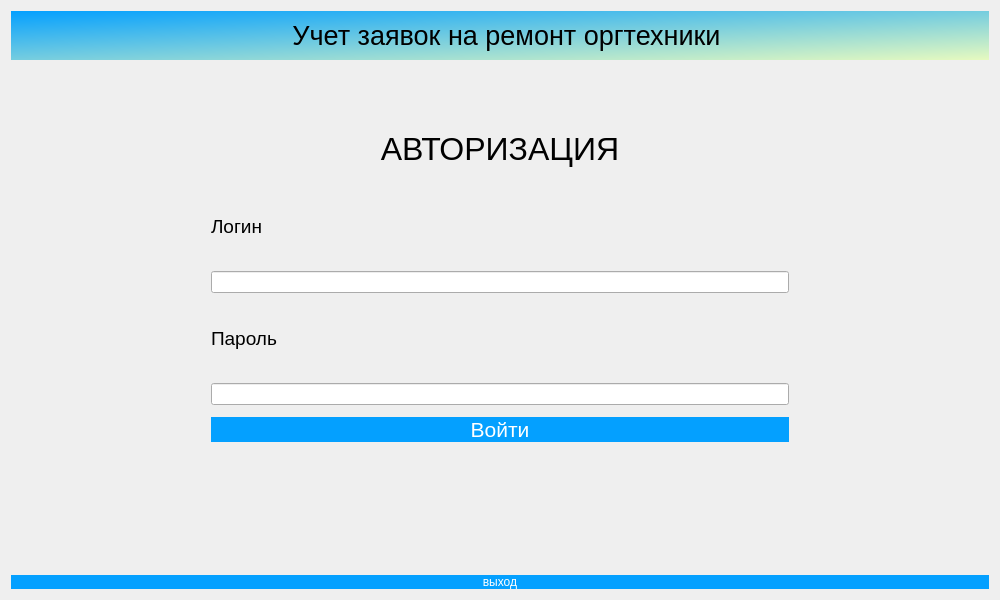
<?xml version="1.0" encoding="UTF-8"?>
<ui version="4.0">
 <class>Dialog</class>
 <widget class="QDialog" name="Dialog">
  <property name="geometry">
   <rect>
    <x>0</x>
    <y>0</y>
    <width>1000</width>
    <height>600</height>
   </rect>
  </property>
  <property name="minimumSize">
   <size>
    <width>1000</width>
    <height>600</height>
   </size>
  </property>
  <property name="windowTitle">
   <string>Учет заявок на ремонт оргтехники</string>
  </property>
  <property name="windowIcon">
   <iconset theme="accessories-dictionary">
    <selectedon> ../media/logo.png</selectedon>
   </iconset>
  </property>
  <property name="toolTipDuration">
   <number>0</number>
  </property>
  <property name="styleSheet">
   <string notr="true">QPushButton {
background-color: rgb(4, 160, 255);
color: rgb(255, 255, 255);
border: 0px;
}
QWidget
{font: &quot;Comic Sans MS&quot;;}
</string>
  </property>
  <property name="sizeGripEnabled">
   <bool>false</bool>
  </property>
  <layout class="QGridLayout" name="gridLayout">
   <item row="0" column="0">
    <widget class="QWidget" name="widget" native="true">
     <property name="styleSheet">
      <string notr="true">QWidget#widget{
background-color: qlineargradient(spread:pad, x1:0, y1:0, x2:1, y2:1, stop:0 rgba(4, 160, 255, 255), stop:1 rgba(231, 250, 191, 255));}

</string>
     </property>
     <layout class="QVBoxLayout" name="verticalLayout_2">
      <item>
       <layout class="QFormLayout" name="formLayout">
        <property name="labelAlignment">
         <set>Qt::AlignCenter</set>
        </property>
        <property name="formAlignment">
         <set>Qt::AlignLeading|Qt::AlignLeft|Qt::AlignVCenter</set>
        </property>
        <item row="0" column="1">
         <widget class="QLabel" name="label_2">
          <property name="font">
           <font>
            <pointsize>20</pointsize>
            <italic>false</italic>
            <bold>false</bold>
           </font>
          </property>
          <property name="text">
           <string>Учет заявок на ремонт оргтехники</string>
          </property>
          <property name="alignment">
           <set>Qt::AlignCenter</set>
          </property>
         </widget>
        </item>
        <item row="0" column="0">
         <widget class="QLabel" name="label">
          <property name="text">
           <string/>
          </property>
          <property name="pixmap">
           <pixmap>media/logo.png</pixmap>
          </property>
         </widget>
        </item>
       </layout>
      </item>
     </layout>
    </widget>
   </item>
   <item row="1" column="0">
    <widget class="QStackedWidget" name="stackedWidget">
     <property name="layoutDirection">
      <enum>Qt::LeftToRight</enum>
     </property>
     <property name="autoFillBackground">
      <bool>false</bool>
     </property>
     <property name="styleSheet">
      <string notr="true"/>
     </property>
     <property name="currentIndex">
      <number>0</number>
     </property>
     <widget class="QWidget" name="Avtorisation">
      <property name="layoutDirection">
       <enum>Qt::LeftToRight</enum>
      </property>
      <layout class="QGridLayout" name="gridLayout_2">
       <property name="leftMargin">
        <number>200</number>
       </property>
       <property name="topMargin">
        <number>50</number>
       </property>
       <property name="rightMargin">
        <number>200</number>
       </property>
       <property name="bottomMargin">
        <number>50</number>
       </property>
       <item row="0" column="0">
        <layout class="QVBoxLayout" name="verticalLayout">
         <property name="spacing">
          <number>12</number>
         </property>
         <item>
          <widget class="QLabel" name="label_3">
           <property name="font">
            <font>
             <pointsize>24</pointsize>
             <italic>false</italic>
             <bold>false</bold>
            </font>
           </property>
           <property name="text">
            <string>АВТОРИЗАЦИЯ</string>
           </property>
           <property name="scaledContents">
            <bool>false</bool>
           </property>
           <property name="alignment">
            <set>Qt::AlignCenter</set>
           </property>
          </widget>
         </item>
         <item>
          <widget class="QLabel" name="label_4">
           <property name="font">
            <font>
             <pointsize>14</pointsize>
             <italic>false</italic>
             <bold>false</bold>
            </font>
           </property>
           <property name="layoutDirection">
            <enum>Qt::LeftToRight</enum>
           </property>
           <property name="autoFillBackground">
            <bool>false</bool>
           </property>
           <property name="text">
            <string>Логин</string>
           </property>
           <property name="alignment">
            <set>Qt::AlignLeading|Qt::AlignLeft|Qt::AlignVCenter</set>
           </property>
          </widget>
         </item>
         <item>
          <widget class="QLineEdit" name="LoginField"/>
         </item>
         <item>
          <widget class="QLabel" name="label_5">
           <property name="font">
            <font>
             <pointsize>14</pointsize>
             <italic>false</italic>
             <bold>false</bold>
            </font>
           </property>
           <property name="text">
            <string>Пароль</string>
           </property>
           <property name="alignment">
            <set>Qt::AlignLeading|Qt::AlignLeft|Qt::AlignVCenter</set>
           </property>
          </widget>
         </item>
         <item>
          <widget class="QLineEdit" name="PasswordField"/>
         </item>
         <item>
          <widget class="QPushButton" name="SignInButton">
           <property name="font">
            <font>
             <pointsize>16</pointsize>
             <italic>false</italic>
             <bold>false</bold>
            </font>
           </property>
           <property name="styleSheet">
            <string notr="true"/>
           </property>
           <property name="text">
            <string>Войти</string>
           </property>
          </widget>
         </item>
         <item>
          <widget class="QLabel" name="ErrorField">
           <property name="font">
            <font>
             <pointsize>14</pointsize>
             <italic>false</italic>
             <bold>false</bold>
            </font>
           </property>
           <property name="styleSheet">
            <string notr="true">color: rgb(255, 0, 0);</string>
           </property>
           <property name="text">
            <string/>
           </property>
           <property name="alignment">
            <set>Qt::AlignCenter</set>
           </property>
          </widget>
         </item>
        </layout>
       </item>
      </layout>
     </widget>
     <widget class="QWidget" name="Zakazchik">
      <widget class="QLabel" name="label_6">
       <property name="geometry">
        <rect>
         <x>490</x>
         <y>190</y>
         <width>66</width>
         <height>18</height>
        </rect>
       </property>
       <property name="text">
        <string>Заказчик</string>
       </property>
      </widget>
      <widget class="QPushButton" name="pushButton">
       <property name="geometry">
        <rect>
         <x>360</x>
         <y>120</y>
         <width>103</width>
         <height>36</height>
        </rect>
       </property>
       <property name="styleSheet">
        <string notr="true">QPushButton#pushButton {background-color: rgb(255,125,150);
border: 5x;}</string>
       </property>
       <property name="text">
        <string>PushButton</string>
       </property>
      </widget>
     </widget>
     <widget class="QWidget" name="Manager">
      <widget class="QLabel" name="label_9">
       <property name="geometry">
        <rect>
         <x>730</x>
         <y>320</y>
         <width>66</width>
         <height>18</height>
        </rect>
       </property>
       <property name="text">
        <string>менеджер</string>
       </property>
      </widget>
      <widget class="QPushButton" name="pushButton_3">
       <property name="geometry">
        <rect>
         <x>600</x>
         <y>250</y>
         <width>103</width>
         <height>36</height>
        </rect>
       </property>
       <property name="styleSheet">
        <string notr="true">QPushButton#pushButton {background-color: rgb(255,125,150);
border: 5x;}</string>
       </property>
       <property name="text">
        <string/>
       </property>
      </widget>
     </widget>
     <widget class="QWidget" name="Operator">
      <widget class="QLabel" name="label_8">
       <property name="geometry">
        <rect>
         <x>820</x>
         <y>250</y>
         <width>66</width>
         <height>18</height>
        </rect>
       </property>
       <property name="text">
        <string>оператор</string>
       </property>
      </widget>
      <widget class="QPushButton" name="pushButton_2">
       <property name="geometry">
        <rect>
         <x>690</x>
         <y>180</y>
         <width>103</width>
         <height>36</height>
        </rect>
       </property>
       <property name="styleSheet">
        <string notr="true">QPushButton#pushButton {background-color: rgb(255,125,150);
border: 5x;}</string>
       </property>
       <property name="text">
        <string/>
       </property>
      </widget>
     </widget>
     <widget class="QWidget" name="Master">
      <widget class="QLabel" name="label_7">
       <property name="geometry">
        <rect>
         <x>360</x>
         <y>240</y>
         <width>66</width>
         <height>18</height>
        </rect>
       </property>
       <property name="text">
        <string>Master</string>
       </property>
      </widget>
     </widget>
    </widget>
   </item>
   <item row="2" column="0">
    <widget class="QPushButton" name="SignOutButton">
     <property name="text">
      <string>выход</string>
     </property>
    </widget>
   </item>
  </layout>
 </widget>
 <resources/>
 <connections/>
</ui>
